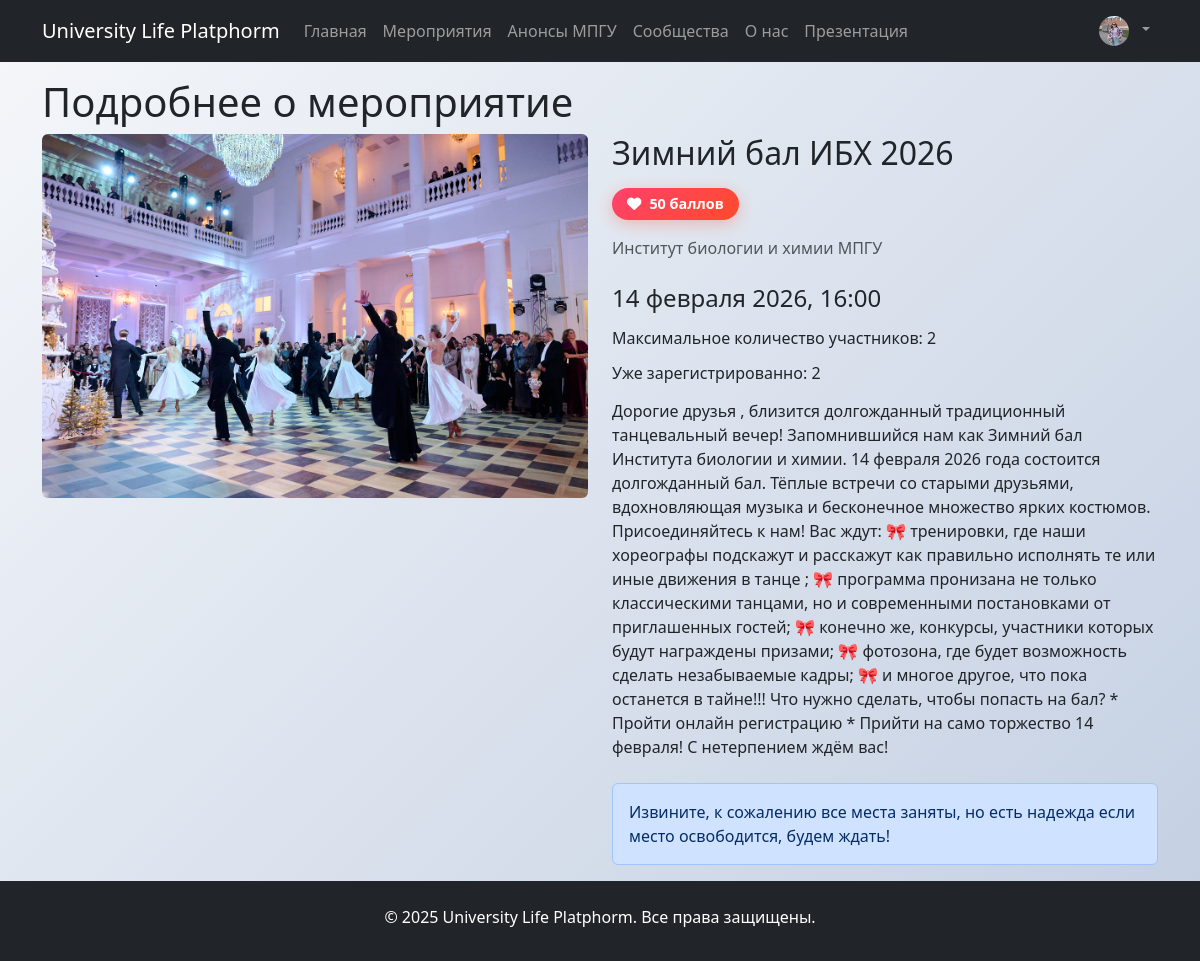
The app's page /events/5/ (signed in) with its own data.
### myproject/myplatform/models.py (models this page shows, shortened)
class User(AbstractUser):
    class Role(models.TextChoices):
        ADMIN = "ADMIN", 'Admin'
        STUDENT = "STUDENT", 'Student'
        ORGANIZER = "ORGANIZER", 'Organizer'
    role = models.CharField(max_length=50, choices=Role.choices, default=Role.ADMIN)
    name = models.CharField(max_length=100,verbose_name="Имя",default='',blank=True)
    last_name_student = models.CharField(max_length=100,verbose_name="Фамилия",default="",blank=True)
    middle_name_student = models.CharField(max_length=100,verbose_name="Отчество",default="",blank=True)
    birth_date = models.DateField(
        verbose_name="Дата рождения",
        blank=True,
        null=True,
        help_text="Формат: ГГГГ-ММ-ДД"
    )
    about_text = models.TextField(verbose_name="О себе",default="",blank=True)
    img = models.ImageField(verbose_name='Фото профиля',upload_to='image/user_image',blank=True,null=True)
    faculty = TreeForeignKey('myplatform.Faculty', on_delete=models.CASCADE, null=True, blank=True)

class Event(models.Model):
    name = models.CharField(max_length=100, verbose_name="Название мероприятия")
    description = models.TextField(verbose_name="Описание")
    date_time = models.DateTimeField(verbose_name="Дата и время проведения")
    location = models.CharField(max_length=100, verbose_name="Место проведения")
    organizator = models.ForeignKey(
        User,
        on_delete = models.CASCADE,
        related_name='events',
        verbose_name='Организатор',
        limit_choices_to={'role': User.Role.ORGANIZER}
    )
    participants = models.ManyToManyField(
        User,
        related_name='events_joined',
        blank=True,
        verbose_name="Участники"
    )
    max_participants = models.PositiveIntegerField(verbose_name="Максимальное количество участников")
    img = models.ImageField(verbose_name='Фото мероприятий',upload_to='image/events',blank=True,null=True)
    created_at = models.DateTimeField(auto_now_add=True)
    rating = models.PositiveIntegerField(verbose_name="Количество баллов",default=0)
    def get_formatted_date(self):
        months = {
            1: 'января', 2: 'февраля', 3: 'марта', 4: 'апреля',
            5: 'мая', 6: 'июня', 7: 'июля', 8: 'августа',
            9: 'сентября', 10: 'октября', 11: 'ноября', 12: 'декабря'
        }
        return f"{self.date_time.day} {months[self.date_time.month]} {self.date_time.year}, {self.date_time.strftime('%H:%M')}"

### myproject/myplatform/views.py (the view)
# urls.py: path('events/<int:event_id>/',views.event_detail, name='event_detail'),
def event_detail(request,event_id):
    event_det = get_object_or_404(Event,pk = event_id)
    event_count = event_det.participants.count()
    return render(request, 'event_detail.html', {'event_det': event_det,'event_count': event_count})

### myproject/myplatform/templates/event_detail.html (shortened to what this page needs)
{% extends 'base.html' %}
{% block title %}Подробнее о мероприятие{% endblock title %}
{% block content %}
    <div class="container">
        <div class="row">
            <div class="col-md-6">
                {% if event_det.img %}
                    <img src="{{event_det.img.url}}" class="img-fluid rounded mb-3" alt="{{event_det.name}}">
                {% else %}
                    <img  class="img-fluid rounded mb-3" >
                {% endif %}
            </div>
            <div class="col-md-6">
            <h2 class="mb-3">{{event_det.name}}</h2>
            <div class="event-card">
                <div class="rating-badge mb-3">
                    <i class="fas fa-heart"></i> <span>{{ event_det.rating }} баллов</span>
                </div>
            </div>
            <p class="text-muted mb-4">{{event_det.location}}</p>
            <div class="mb-3">
                <span class="h4 me-2">{{event_det.get_formatted_date}}</span>
            </div>
            <div class="h6 me-2">
                <p>Максимальное количество участников: {{event_det.max_participants}}</p>
            </div>
            <div class="h6 me-2">
                <p>Уже зарегистрированно: {{event_count}}</p>
            </div>
            <p class="mb-4">{{event_det.description}}</p>
            {% if event_count < event_det.max_participants %}
                <form method="post" action="{% url 'join_event' event_det.id %}">
                    {% csrf_token %}
                    <button class="btn btn btn-danger btn-lg mb-3 me-2">
                        <i class="bi bi-heart"></i> Записаться
                    </button>
                </form>
            {% else %}
                <div class="alert alert-primary" role="alert">
                    Извините, к сожалению все места заняты, но есть надежда если место освободится, будем ждать!
                </div>
            {% endif %}
            </div>
        </div>
    </div>
{% endblock content %}

### myproject/myplatform/templates/base.html (shortened to what this page needs)
{% load static %}
<!DOCTYPE html>
<html>
    <head>
        <link rel="stylesheet" href="{% static 'css/styles.css' %}">
        <link href="https://cdn.jsdelivr.net/npm/bootstrap@5.3.0/dist/css/bootstrap.min.css" rel="stylesheet">
        <link rel="stylesheet" href="https://cdnjs.cloudflare.com/ajax/libs/font-awesome/6.0.0/css/all.min.css">
    </head>
    <body>
        <header>
            <nav class="navbar navbar-expand-lg navbar-dark bg-dark">
                <div class="container">
                    <a class="navbar-brand" href="{% url 'index' %}">
                        University Life Platphorm
                    </a>
                    <div class="collapse navbar-collapse" id="navbarNav">
                        <ul class="navbar-nav me-auto">
                            <li class="nav-item">
                                <a class="nav-link" href="{% url 'index' %}">Главная</a>
                            </li>
                            <li class="nav-item">
                                <a class="nav-link" href="{% url 'events' %}">Мероприятия</a>
                            </li>
                            <li class="nav-item">
                                <a class="nav-link" href="{% url 'parsed_event_list' %}">Анонсы МПГУ</a>
                            </li>
                            <li class="nav-item">
                                <a class="nav-link" href="{% url 'communities' %}">Сообщества</a>
                            </li>
                             <li class="nav-item">
                                <a class="nav-link" href="{% url 'aboutus' %}">О нас</a>
                             </li>
                             <li class="nav-item">
                                <a class="nav-link" href="{% url 'presentation' %}">Презентация</a>
                             </li>
                        </ul>
                        <ul class="navbar-nav">
                            {% if user.is_authenticated %}
                            <li class="nav-item dropdown">
                                <a class="nav-link dropdown-toggle" href="#" id="userDropdown" role="button" data-bs-toggle="dropdown">
                                    {% if user.img %}
                                    <img src="{{user.img.url}}" alt="{{user.username}}" style="width: 30px; height: 30px; border-radius: 50%; margin-right: 5px;">
                                    {% endif %}
                                </a>
                            </li>
                            {% endif %}
                        </ul>
                    </div>
                </div>
            </nav>
        </header>
        <main class="mt-3">
            <div class="container">
                 <h1>{% block title %}{% endblock title %}</h1>
            </div>
            {% block content %}{% endblock content %}
        </main>
        <footer class="footer mt-auto py-3 bg-dark" style="color: #fff;">
            <div class="container text-center">
                <p class="mt-2">
                    © 2025 University Life Platphorm. Все права защищены.
                </p>
            </div>
        </footer>
    </body>
</html>

### myproject/static/css/styles.css (style rules this page uses)
body { background: linear-gradient(135deg, #f5f7fa 0%, #c3cfe2 100%); min-height: 100vh; }
.rating-badge { display: inline-flex; align-items: center; background: linear-gradient(135deg, #ff416c, #ff4b2b); color: white; padding: 5px 15px; border-radius: 20px; font-weight: bold; font-size: 0.9rem; box-shadow: 0 4px 15px rgba(255, 75, 43, 0.3); transition: transform 0.2s; cursor: default; }
.rating-badge i { margin-right: 8px; }

### records on screen
User: img (picture)
Event: img (picture), name "Зимний бал ИБХ 2026", rating "50", location "Институт биологии и химии МПГУ", get_formatted_date "14 февраля 2026, 16:00", max_participants "2", description "Дорогие друзья , близится долгожданный традиционный танцевальный вечер! Запомнившийся нам как Зимний бал Института биологии и химии. 14 февраля 2026 года состоится долгожданный бал. Тёплые встречи со старыми друзьями, вдохновляющая музыка и бесконечное множество ярких костюмов. Присоединяйтесь к нам! Вас ждут: 🎀 тренировки, где наши хореографы подскажут и расскажут как правильно исполнять те или иные движения в танце ; 🎀 программа пронизана не только классическими танцами, но и современными постановками от приглашенных гостей; 🎀 конечно же, конкурсы, участники которых будут награждены призами; 🎀 фотозона, где будет возможность сделать незабываемые кадры; 🎀 и многое другое, что пока…"

### other values on screen
{{ event_count }} "2"
